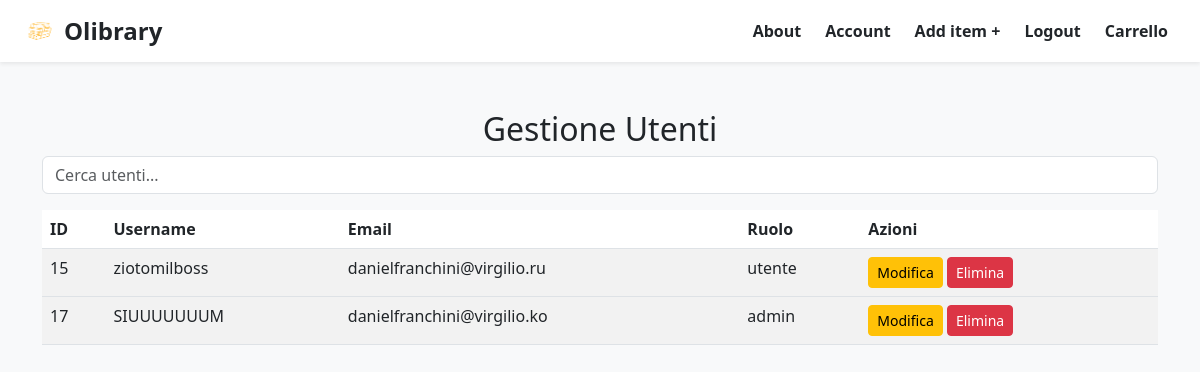
Page /pages/admin.php (signed in) on the committed database.
### tables this page shows
CREATE TABLE IF NOT EXISTS `users` (
  `id` int(11) NOT NULL AUTO_INCREMENT,
  `username` varchar(50) NOT NULL,
  `email` varchar(100) NOT NULL,
  `password` varchar(255) NOT NULL,
  `created_at` timestamp NOT NULL DEFAULT current_timestamp(),
  `profile_pic` varchar(255) NOT NULL DEFAULT 'default.png',
  `ruolo` enum('utente','admin') NOT NULL DEFAULT 'utente',
  PRIMARY KEY (`id`),
  UNIQUE KEY `email` (`email`),
  UNIQUE KEY `username` (`username`)
);

### pages/admin.php (the view, shortened to what this page needs)
<?php
$path2root = "../";
require $path2root . "pages/config.php";
include $path2root . '/components/navbar.php';
?>
<!DOCTYPE html>
<html lang="it">
<head>
    <link href="https://cdn.jsdelivr.net/npm/bootstrap@5.3.0/dist/css/bootstrap.min.css" rel="stylesheet">
</head>
<body class="bg-light">
<div class="container mt-5">
    <h2 class="text-center">Gestione Utenti</h2>
    <input type="text" id="search" class="form-control mb-3" placeholder="Cerca utenti..." onkeyup="searchUsers()">
    <table class="table table-striped">
        <thead>
            <tr>
                <th>ID</th>
                <th>Username</th>
                <th>Email</th>
                <th>Ruolo</th>
                <th>Azioni</th>
            </tr>
        </thead>
        <tbody>
            <?php
            $stmt = $conn->prepare("SELECT id, username, email, ruolo FROM users");
            $stmt->execute();
            $result = $stmt->get_result();
            while ($row = $result->fetch_assoc()):
            ?>
                <tr class="user-row"
                    data-username="<?php echo htmlspecialchars($row['username']); ?>"
                    data-email="<?php echo htmlspecialchars($row['email']); ?>"
                    data-ruolo="<?php echo htmlspecialchars($row['ruolo']); ?>">
                    <td><?php echo htmlspecialchars($row['id']); ?></td>
                    <td><?php echo htmlspecialchars($row['username']); ?></td>
                    <td><?php echo htmlspecialchars($row['email']); ?></td>
                    <td><?php echo htmlspecialchars($row['ruolo']); ?></td>
                    <td>
                        <button class="btn btn-warning btn-sm" onclick="toggleEditForm(<?php echo $row['id']; ?>)">Modifica</button>
                        <form action="admin.php" method="POST" class="d-inline">
                            <button type="submit" name="delete_user" class="btn btn-danger btn-sm" onclick="return confirm('Sei sicuro di voler eliminare questo utente?');">Elimina</button>
                        </form>
                    </td>
                </tr>
            <?php endwhile; ?>
        </tbody>
    </table>
</div>
</body>
</html>

### rows in the picture
users: id "15", username "ziotomilboss", email "danielfranchini@virgilio.ru", ruolo "utente"
users: id "17", username "SIUUUUUUUM", email "danielfranchini@virgilio.ko", ruolo "admin"
